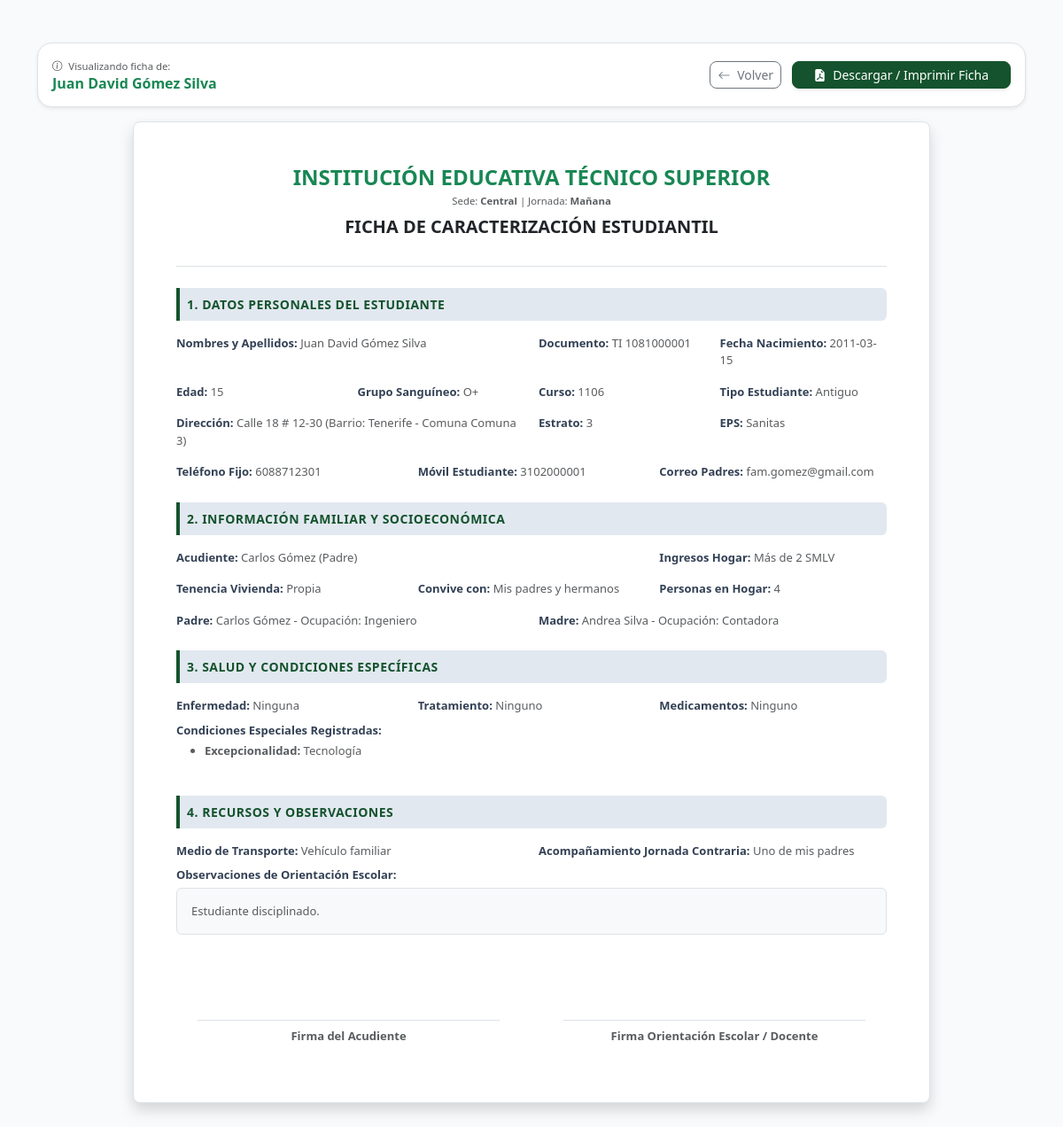
The app's page /descargar_ficha.php?id_ficha=20 (signed in) with its own data.
### tables this page shows
CREATE TABLE `fichas_caracterizacion` (
  `id_ficha` int(11) NOT NULL,
  `id_estudiante` int(11) NOT NULL,
  `id_curso` int(11) NOT NULL,
  `id_usuario_registro` int(11) NOT NULL,
  `fecha_diligenciamiento` date NOT NULL,
  `acudiente_nombre` varchar(120) NOT NULL,
  `acudiente_parentesco` varchar(50) NOT NULL,
  `medio_transporte` enum('Servicio Público','Vehículo familiar','Bicicleta','Motocicleta personal','Caminando','Pago Ruta') NOT NULL,
  `acompanamiento_jornada_contraria` enum('Hermanos','Uno de mis padres','Familiares','Otros no familiares','Normalmente solo') NOT NULL,
  `observaciones_orientacion` text DEFAULT NULL
);

CREATE TABLE `estudiantes` (
  `id_estudiante` int(11) NOT NULL,
  `tipo_documento` enum('RC','TI','CC','Otro') NOT NULL,
  `numero_documento` varchar(20) NOT NULL,
  `nombres_apellidos` varchar(150) NOT NULL,
  `fecha_nacimiento` date NOT NULL,
  `edad` tinyint(3) UNSIGNED NOT NULL,
  `grupo_sanguineo` varchar(5) NOT NULL,
  `tipo_estudiante` enum('Antiguo','Antiguo Repitente','Nuevo','Nuevo Repitente') NOT NULL,
  `colegio_procedencia` varchar(150) DEFAULT NULL,
  `direccion_residencia` varchar(150) NOT NULL,
  `barrio` varchar(80) NOT NULL,
  `comuna` varchar(10) NOT NULL,
  `estrato` tinyint(3) UNSIGNED NOT NULL,
  `servicio_salud` varchar(80) NOT NULL,
  `telefono_fijo` varchar(20) DEFAULT NULL,
  `telefono_movil` varchar(20) DEFAULT NULL,
  `email_padres` varchar(120) DEFAULT NULL,
  `tel_movil_padre` varchar(20) DEFAULT NULL,
  `tel_movil_madre` varchar(20) DEFAULT NULL,
  `activo` tinyint(1) NOT NULL DEFAULT 1,
  `creado_en` timestamp NULL DEFAULT current_timestamp()
);

CREATE TABLE `sedes` (
  `id_sede` int(11) NOT NULL,
  `nombre_sede` varchar(100) NOT NULL
);

CREATE TABLE `grados_cursos` (
  `id_curso` int(11) NOT NULL,
  `id_sede` int(11) NOT NULL,
  `nombre_curso` varchar(20) NOT NULL,
  `jornada` enum('Mañana','Tarde','Única') NOT NULL
);

CREATE TABLE `datos_familiares_hogar` (
  `id_ficha` int(11) NOT NULL,
  `padre_nombres` varchar(120) DEFAULT NULL,
  `padre_escolaridad` varchar(60) DEFAULT NULL,
  `padre_edad` tinyint(3) UNSIGNED DEFAULT NULL,
  `padre_ocupacion` varchar(80) DEFAULT NULL,
  `padre_tipo_ocupacion` enum('Independiente','Empleado') DEFAULT NULL,
  `madre_nombres` varchar(120) DEFAULT NULL,
  `madre_escolaridad` varchar(60) DEFAULT NULL,
  `madre_edad` tinyint(3) UNSIGNED DEFAULT NULL,
  `madre_ocupacion` varchar(80) DEFAULT NULL,
  `madre_tipo_ocupacion` enum('Independiente','Empleado') DEFAULT NULL,
  `ingresos_hogar` enum('Menos de 1 SMLV','Entre 1 y 2 SMLV','Más de 2 SMLV') NOT NULL,
  `tenencia_vivienda` enum('Propia','Arrendada','De familiares','Otro') NOT NULL,
  `convive_con` varchar(100) NOT NULL,
  `es_hijo_unico` tinyint(1) NOT NULL DEFAULT 0,
  `hermanos_en_colegio` tinyint(1) NOT NULL DEFAULT 0,
  `total_personas_hogar` tinyint(3) UNSIGNED NOT NULL DEFAULT 1
);

CREATE TABLE `salud_estudiante` (
  `id_ficha` int(11) NOT NULL,
  `enfermedad_diagnosticada` varchar(150) DEFAULT NULL,
  `recibe_tratamiento_medico` varchar(150) DEFAULT NULL,
  `consume_medicamento` text DEFAULT NULL
);

### descargar_ficha.php (the view, shortened to what this page needs)
<?php
$conexion = conectarBD();
$id_ficha = isset($_GET['id_ficha']) ? intval($_GET['id_ficha']) : 0;
$sql_get_ficha = "SELECT f.*, e.*, fam.*, s.*, act.*, rec.*, c.nombre_curso, c.jornada, sd.nombre_sede
                  FROM fichas_caracterizacion f
                  INNER JOIN estudiantes e ON f.id_estudiante = e.id_estudiante
                  LEFT JOIN datos_familiares_hogar fam ON f.id_ficha = fam.id_ficha
                  LEFT JOIN salud_estudiante s ON f.id_ficha = s.id_ficha
                  LEFT JOIN actividades_extracurriculares act ON f.id_ficha = act.id_ficha
                  LEFT JOIN recursos_tecnologicos_hogar rec ON f.id_ficha = rec.id_ficha
                  LEFT JOIN grados_cursos c ON f.id_curso = c.id_curso
                  LEFT JOIN sedes sd ON c.id_sede = sd.id_sede
                  WHERE f.id_ficha = ? LIMIT 1";
$stmt_get = mysqli_prepare($conexion, $sql_get_ficha);
mysqli_stmt_bind_param($stmt_get, "i", $id_ficha);
mysqli_stmt_execute($stmt_get);
$data = mysqli_fetch_assoc(mysqli_stmt_get_result($stmt_get));
$catalogos_marcados_nombres = [];
$res_mar = mysqli_query($conexion, "SELECT c.categoria, c.descripcion FROM ficha_catalogos_detalle det INNER JOIN catalogos_caracterizacion c ON det.id_catalogo = c.id_catalogo WHERE det.id_ficha = $id_ficha");
if ($res_mar) {
    while ($m = mysqli_fetch_assoc($res_mar)) {
        $catalogos_marcados_nombres[$m['categoria']][] = $m['descripcion'];
    }
}
?>
<!DOCTYPE html>
<html lang="es">
<head>
    <link href="https://cdn.jsdelivr.net/npm/bootstrap@5.3.3/dist/css/bootstrap.min.css" rel="stylesheet">
    <link rel="stylesheet" href="https://cdn.jsdelivr.net/npm/bootstrap-icons@1.11.3/font/bootstrap-icons.min.css">
</head>
<body class="py-5">
    <div class="container mb-3 no-print">
        <div class="d-flex justify-content-between align-items-center bg-white p-3 rounded-4 shadow-sm border">
            <div>
                <span class="text-muted small"><i class="bi bi-info-circle me-1"></i> Visualizando ficha de:</span>
                <h6 class="mb-0 fw-bold text-success"><?php echo htmlspecialchars($data['nombres_apellidos']); ?></h6>
            </div>
            <div>
                <a href="javascript:history.back()" class="btn btn-outline-secondary btn-sm rounded-3 me-2">
                    <i class="bi bi-arrow-left me-1"></i> Volver
                </a>
                <button onclick="window.print()" class="btn btn-institutional btn-sm px-4 rounded-3 shadow-sm">
                    <i class="bi bi-file-earmark-pdf-fill me-1"></i> Descargar / Imprimir Ficha
                </button>
            </div>
        </div>
    </div>
    <div class="container sheet-container p-5 border">
        <div class="text-center border-bottom pb-4 mb-4">
            <h4 class="fw-bold mb-1 text-uppercase text-success">INSTITUCIÓN EDUCATIVA TÉCNICO SUPERIOR</h4>
            <p class="mb-1 text-muted small">Sede: <strong><?php echo htmlspecialchars($data['nombre_sede'] ?? 'N/A'); ?></strong> | Jornada: <strong><?php echo htmlspecialchars($data['jornada'] ?? 'N/A'); ?></strong></p>
            <h5 class="fw-bold text-dark mt-2">FICHA DE CARACTERIZACIÓN ESTUDIANTIL</h5>
        </div>
        <div class="section-title p-2 fw-bold mb-3 rounded-end">1. DATOS PERSONALES DEL ESTUDIANTE</div>
        <div class="row g-3 mb-4">
            <div class="col-md-6"><strong>Nombres y Apellidos:</strong> <span class="text-muted"><?php echo htmlspecialchars($data['nombres_apellidos']); ?></span></div>
            <div class="col-md-3"><strong>Documento:</strong> <span class="text-muted"><?php echo htmlspecialchars($data['tipo_documento'] . ' ' . $data['numero_documento']); ?></span></div>
            <div class="col-md-3"><strong>Fecha Nacimiento:</strong> <span class="text-muted"><?php echo htmlspecialchars($data['fecha_nacimiento']); ?></span></div>
            <div class="col-md-3"><strong>Edad:</strong> <span class="text-muted"><?php echo htmlspecialchars($data['edad']); ?></span></div>
            <div class="col-md-3"><strong>Grupo Sanguíneo:</strong> <span class="text-muted"><?php echo htmlspecialchars($data['grupo_sanguineo']); ?></span></div>
            <div class="col-md-3"><strong>Curso:</strong> <span class="text-muted"><?php echo htmlspecialchars($data['nombre_curso']); ?></span></div>
            <div class="col-md-3"><strong>Tipo Estudiante:</strong> <span class="text-muted"><?php echo htmlspecialchars($data['tipo_estudiante']); ?></span></div>
            <div class="col-md-6"><strong>Dirección:</strong> <span class="text-muted"><?php echo htmlspecialchars($data['direccion_residencia'] . ' (Barrio: ' . $data['barrio'] . ' - Comuna ' . $data['comuna'] . ')'); ?></span></div>
            <div class="col-md-3"><strong>Estrato:</strong> <span class="text-muted"><?php echo htmlspecialchars($data['estrato']); ?></span></div>
            <div class="col-md-3"><strong>EPS:</strong> <span class="text-muted"><?php echo htmlspecialchars($data['servicio_salud']); ?></span></div>
            <div class="col-md-4"><strong>Teléfono Fijo:</strong> <span class="text-muted"><?php echo htmlspecialchars($data['telefono_fijo'] ?? 'N/A'); ?></span></div>
            <div class="col-md-4"><strong>Móvil Estudiante:</strong> <span class="text-muted"><?php echo htmlspecialchars($data['telefono_movil'] ?? 'N/A'); ?></span></div>
            <div class="col-md-4"><strong>Correo Padres:</strong> <span class="text-muted"><?php echo htmlspecialchars($data['email_padres'] ?? 'N/A'); ?></span></div>
        </div>
        <div class="section-title p-2 fw-bold mb-3 rounded-end">2. INFORMACIÓN FAMILIAR Y SOCIOECONÓMICA</div>
        <div class="row g-3 mb-4">
            <div class="col-md-8"><strong>Acudiente:</strong> <span class="text-muted"><?php echo htmlspecialchars($data['acudiente_nombre']); ?> (<?php echo htmlspecialchars($data['acudiente_parentesco']); ?>)</span></div>
            <div class="col-md-4"><strong>Ingresos Hogar:</strong> <span class="text-muted"><?php echo htmlspecialchars($data['ingresos_hogar']); ?></span></div>
            <div class="col-md-4"><strong>Tenencia Vivienda:</strong> <span class="text-muted"><?php echo htmlspecialchars($data['tenencia_vivienda']); ?></span></div>
            <div class="col-md-4"><strong>Convive con:</strong> <span class="text-muted"><?php echo htmlspecialchars($data['convive_con']); ?></span></div>
            <div class="col-md-4"><strong>Personas en Hogar:</strong> <span class="text-muted"><?php echo htmlspecialchars($data['total_personas_hogar']); ?></span></div>
            <div class="col-md-6"><strong>Padre:</strong> <span class="text-muted"><?php echo htmlspecialchars($data['padre_nombres'] ?? 'No registra'); ?> - Ocupación: <?php echo htmlspecialchars($data['padre_ocupacion'] ?? 'N/A'); ?></span></div>
            <div class="col-md-6"><strong>Madre:</strong> <span class="text-muted"><?php echo htmlspecialchars($data['madre_nombres'] ?? 'No registra'); ?> - Ocupación: <?php echo htmlspecialchars($data['madre_ocupacion'] ?? 'N/A'); ?></span></div>
        </div>
        <div class="section-title p-2 fw-bold mb-3 rounded-end">3. SALUD Y CONDICIONES ESPECÍFICAS</div>
        <div class="row g-3 mb-4">
            <div class="col-md-4"><strong>Enfermedad:</strong> <span class="text-muted"><?php echo htmlspecialchars($data['enfermedad_diagnosticada'] ?? 'Ninguna'); ?></span></div>
            <div class="col-md-4"><strong>Tratamiento:</strong> <span class="text-muted"><?php echo htmlspecialchars($data['recibe_tratamiento_medico'] ?? 'Ninguno'); ?></span></div>
            <div class="col-md-4"><strong>Medicamentos:</strong> <span class="text-muted"><?php echo htmlspecialchars($data['consume_medicamento'] ?? 'Ninguno'); ?></span></div>
            <div class="col-12 mt-2">
                <strong>Condiciones Especiales Registradas:</strong>
                <ul class="mt-1 text-muted">
                    <?php
                    if (!empty($catalogos_marcados_nombres)) {
                        foreach ($catalogos_marcados_nombres as $cat => $items) {
                            echo "<li><strong>$cat:</strong> " . implode(', ', $items) . "</li>";
                        }
                    } else {
                        echo "<li>Ninguna registrada.</li>";
                    }
                    ?>
                </ul>
            </div>
        </div>
        <div class="section-title p-2 fw-bold mb-3 rounded-end">4. RECURSOS Y OBSERVACIONES</div>
        <div class="row g-3 mb-4">
            <div class="col-md-6"><strong>Medio de Transporte:</strong> <span class="text-muted"><?php echo htmlspecialchars($data['medio_transporte']); ?></span></div>
            <div class="col-md-6"><strong>Acompañamiento Jornada Contraria:</strong> <span class="text-muted"><?php echo htmlspecialchars($data['acompanamiento_jornada_contraria']); ?></span></div>
            <div class="col-12 mt-2">
                <strong>Observaciones de Orientación Escolar:</strong>
                <div class="border p-3 bg-light rounded mt-1 text-muted"><?php echo nl2br(htmlspecialchars($data['observaciones_orientacion'] ?? 'Sin observaciones.')); ?></div>
            </div>
        </div>
        <div class="row mt-5 pt-5 text-center">
            <div class="col-6">
                <p class="border-top pt-2 mx-4 text-muted fw-bold">Firma del Acudiente</p>
            </div>
            <div class="col-6">
                <p class="border-top pt-2 mx-4 text-muted fw-bold">Firma Orientación Escolar / Docente</p>
            </div>
        </div>
    </div>
</body>
</html>

### descargar_ficha.php (style rules this page uses)
:root { --primary-color: #14532d; --primary-hover: #166534; --accent-color: #15803d; --bg-color: #f8fafc; }
body { background-color: var(--bg-color); font-size: 13px; color: #334155; font-family: 'Segoe UI', system-ui, -apple-system, sans-serif; }
.sheet-container { max-width: 900px; background: #fff; box-shadow: 0 0.5rem 1rem rgba(0, 0, 0, 0.15); border-radius: 8px; }
.section-title { background-color: #e2e8f0; color: var(--primary-color); font-size: 14px; letter-spacing: 0.5px; border-left: 4px solid var(--primary-color); }
.btn-institutional { background-color: var(--primary-color); border-color: var(--primary-color); color: #ffffff; }

### records on screen
fichas_caracterizacion: id_estudiante.nombres_apellidos "Juan David Gómez Silva", sedes.nombre_sede "Central", id_curso.jornada "Mañana", id_estudiante.numero_documento "TI 1081000001", id_estudiante.fecha_nacimiento "2011-03-15", id_estudiante.edad "15", id_estudiante.grupo_sanguineo "O+", id_curso.nombre_curso "1106", id_estudiante.tipo_estudiante "Antiguo", id_estudiante.comuna "Calle 18 # 12-30 (Barrio: Tenerife - Comuna Comuna 3)", id_estudiante.estrato "3", id_estudiante.servicio_salud "Sanitas", id_estudiante.telefono_fijo "6088712301", id_estudiante.telefono_movil "3102000001", id_estudiante.email_padres "fam.gomez@gmail.com", acudiente_nombre "Carlos Gómez", acudiente_parentesco "Padre", datos_familiares_hogar.ingresos_hogar "Más de 2 SMLV", datos_familiares_hogar.tenencia_vivienda "Propia", datos_familiares_hogar.convive_con "Mis padres y hermanos", datos_familiares_hogar.total_personas_hogar "4", datos_familiares_hogar.padre_nombres "Carlos Gómez", datos_familiares_hogar.padre_ocupacion "Ingeniero", datos_familiares_hogar.madre_nombres "Andrea Silva", datos_familiares_hogar.madre_ocupacion "Contadora", salud_estudiante.enfermedad_diagnosticada "Ninguna", salud_estudiante.recibe_tratamiento_medico "Ninguno", salud_estudiante.consume_medicamento "Ninguno", medio_transporte "Vehículo familiar", acompanamiento_jornada_contraria "Uno de mis padres", observaciones_orientacion "Estudiante disciplinado."

### other values on screen
$cat "Excepcionalidad"
implode(', ', $items) "Tecnología"
